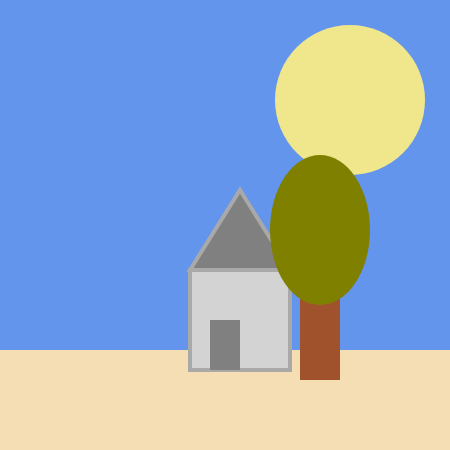
Frame 1 (no input)
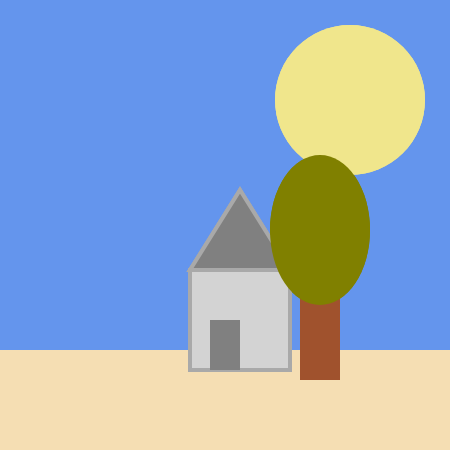
Frame 2 (the mouse pressed at the canvas centre, redrawn once)

The p5.js sketch that drew these frames (run headless with seeded random() and noise() and a simulated clock; the mouse was pressed at the canvas centre and the sketch redrawn once):

// p5.js sketch
// ── sketch.js
function setup() {
  var myCanvas = createCanvas(450,450);
  background('cornflowerblue');
  noLoop();
}

function draw() {
  // teken de grond
  noStroke();
  fill('wheat');
  rect(0,350,450,100);
  
  translate(90,-10);
  // begin teken het huis
  strokeWeight(4);
  stroke('darkgrey');
  fill('lightgray');
  rect(100,280,100,100);
  fill('gray');
  triangle(100,280,200,280,150,200);
  // teken de deur
  noStroke();
  rect(120,330,30,50);
  // einde teken het huis
  translate(-90,10);
  
  // teken de maan
  fill('khaki');
  ellipse(350,100,150,150);
  // teken de boom
  fill('sienna');
  rect(300,250,40,130);
  fill('olive');
  ellipse(320,230,100,150);
}

// 28. De betekenis van het minteken is dat die de andere kant op gaat. Het huis zal naar rechts verplaats worden
// 29. Ja mijn voorspelling klopte. 
// 29. Nu is de boom weer op de originele plek omdat de translate ongedaan gemaakt wordt
